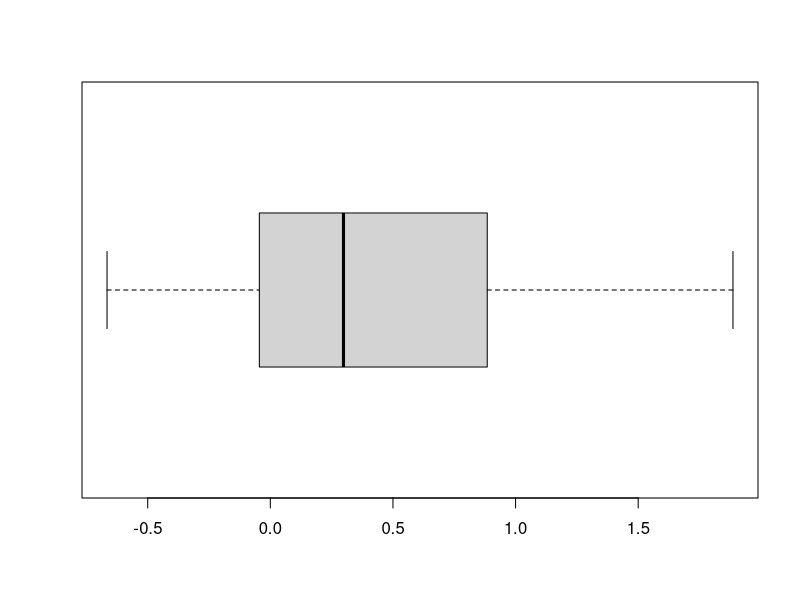
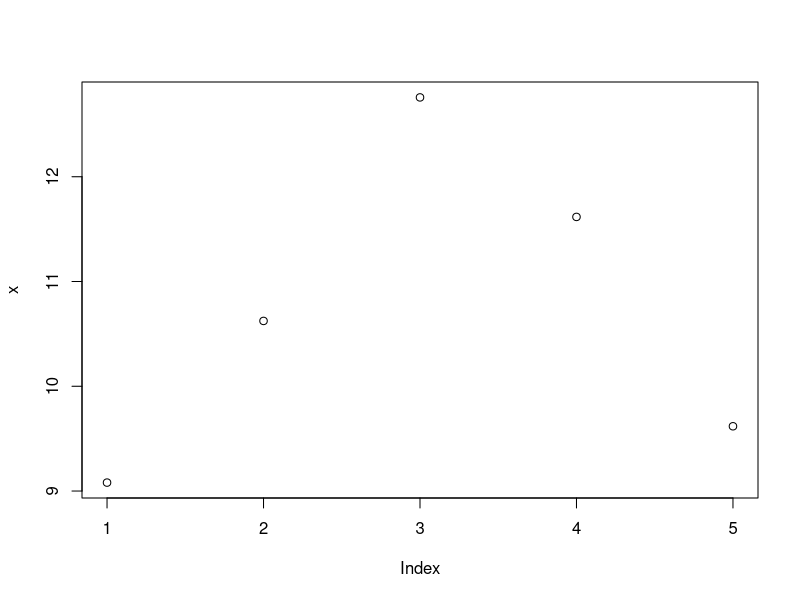
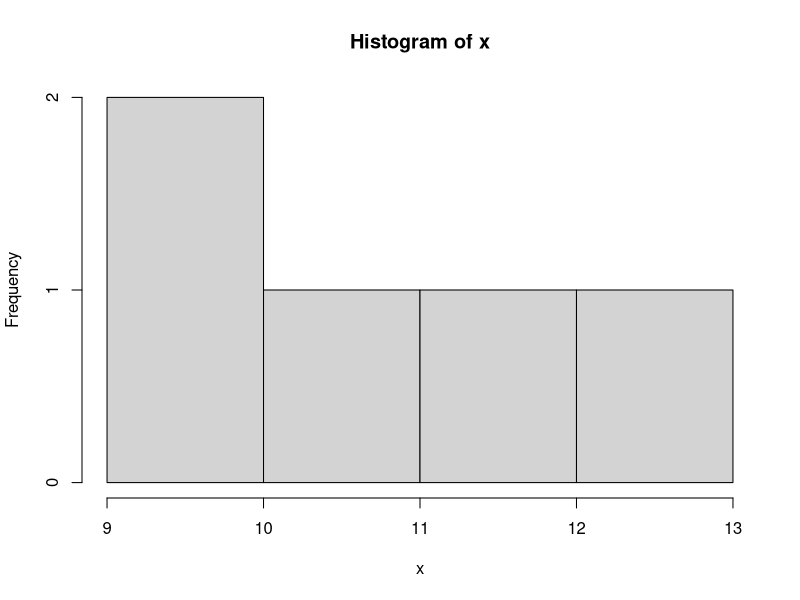
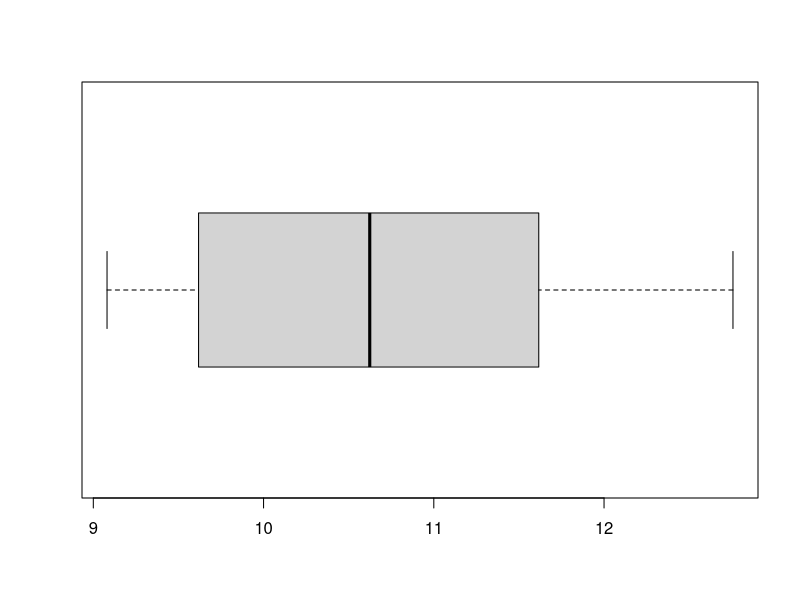
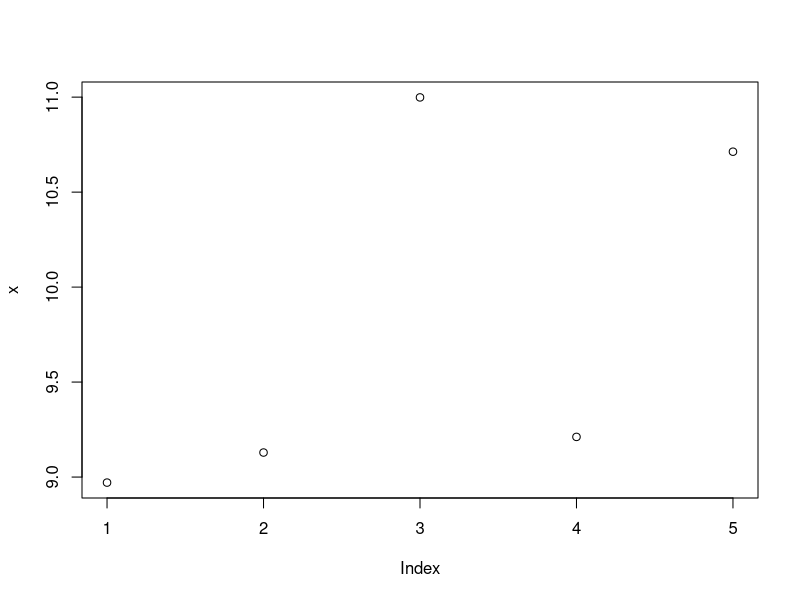
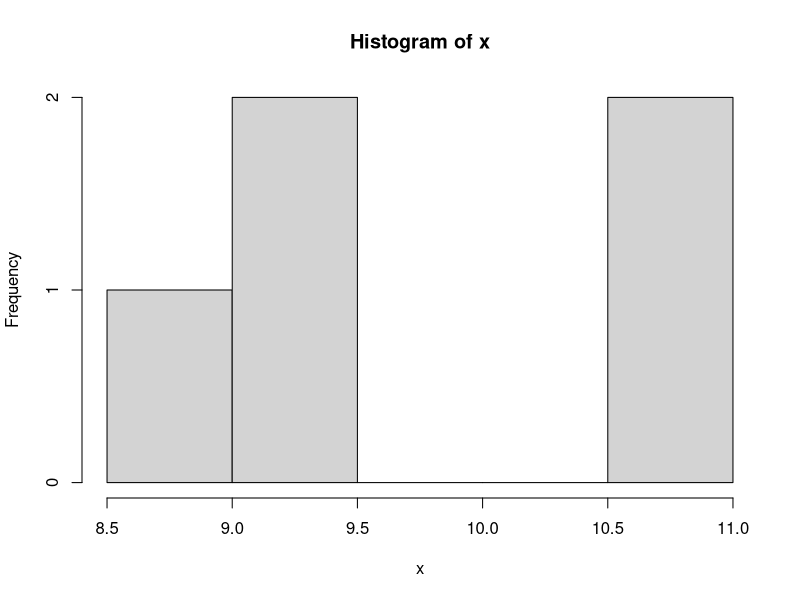
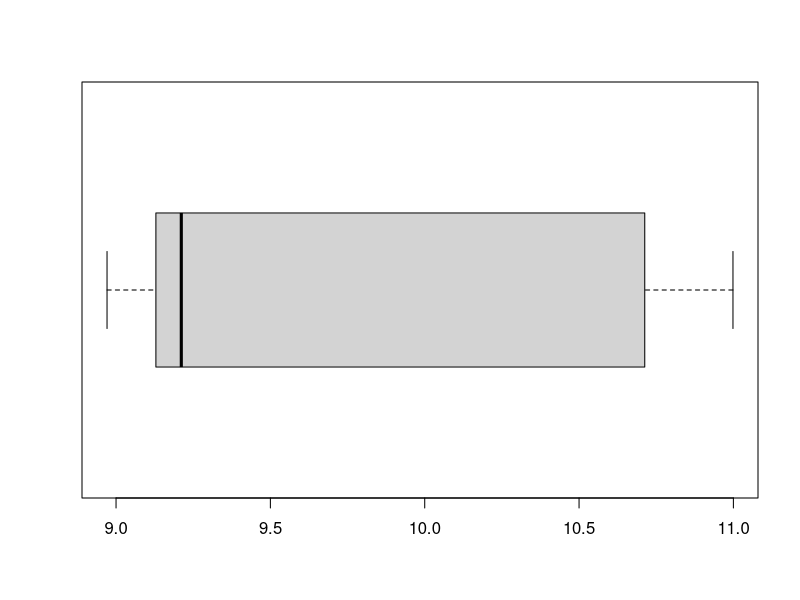
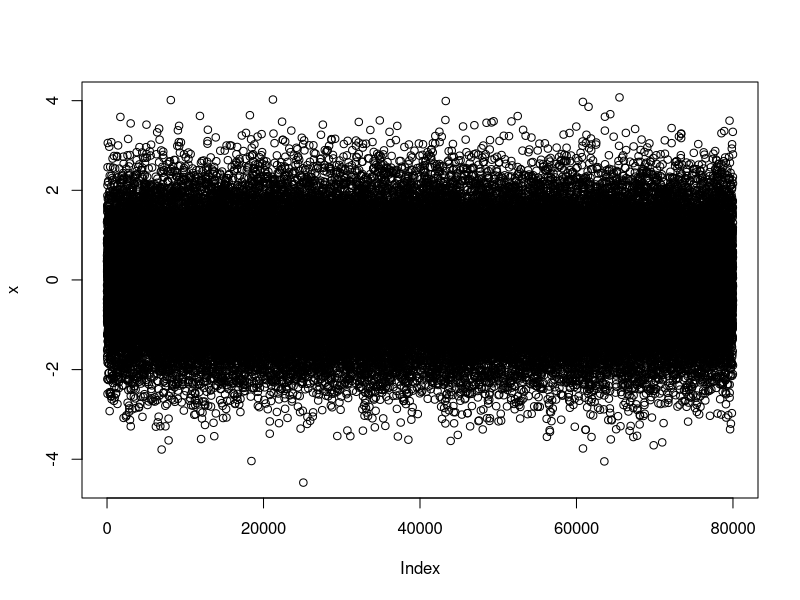

The R source for these figures, in order:
# Vectors
N <-100000
a <-rnorm(N)
b <- rnorm(N)

#Vectorized approach
c <- a * b
c

# Vectors using mean median standard devation
X <- rnorm(5)
X <- rnorm( 5, 10, 1)
X <- rnorm (5, 10)
X <- rnorm(5, mean=10, sd = 1)
X <- rnorm(5, sd=1, mean=10) 
X <- rnorm(5, sd=1)

# print boxplot ,hist ,plotbox 
x <-rnorm(10)
#plot(x)
#hist(x)
boxplot(x,horizontal = TRUE)

# Vectors using mean median standard devation
X <- rnorm(5)
X
X <- rnorm( 5, 10, 1)
X
X <- rnorm (5, 10)
X
X <- rnorm(5, mean=10, sd = 2)
X
X <- rnorm(5, sd=3, mean=10)
X
X <- rnorm(5, sd=4)
X

# Examples 
x <-rnorm(5,10,2)
plot(x)
hist(x)
boxplot(x,horizontal = TRUE)

x <-rnorm(5,10,1)
plot(x)
hist(x)
boxplot(x,horizontal = TRUE)

# Generate the vector of numbers 
x <-rnorm(100000)
# count how many are between -1 and 1
count <- 0
for (i in x)
  if (i>-1 & i<1)
    count <- count+1
# Get and print the percentage, should be around 68%
percent <- count/length(x)
percent

x <-rnorm(80000)
plot(x)
hist(x)
head(x)
tail(x)
range(x)
summary(x)
boxplot(x, horizontal = TRUE)